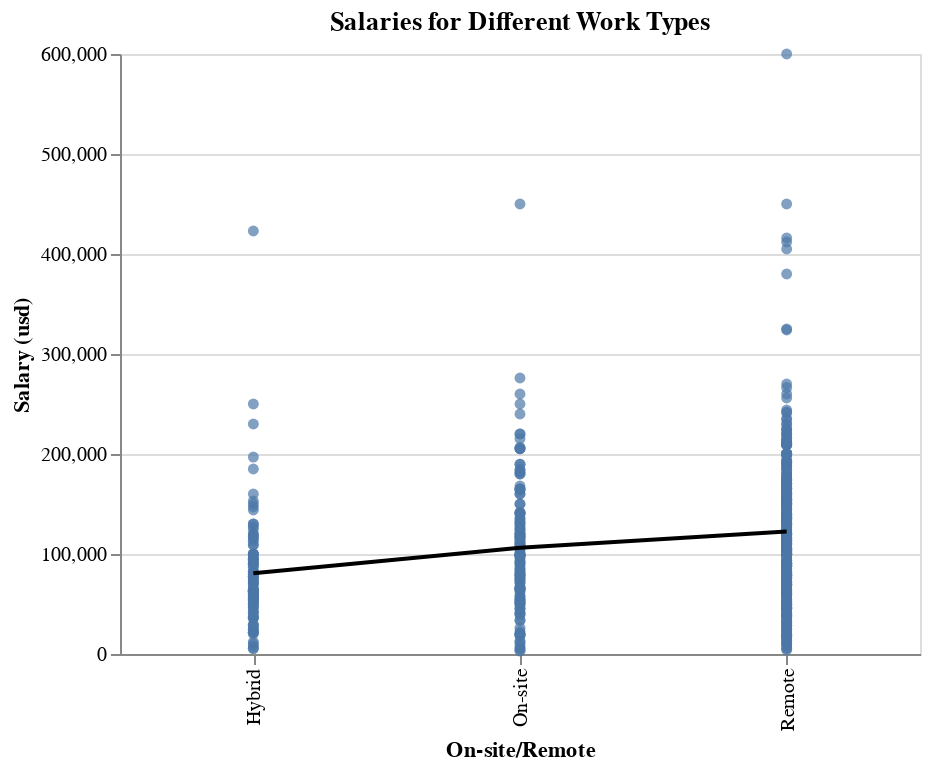

The notebook cell this image was saved under:
### Markdown cell above
### Remote Work

### Code cell
#| echo: false

salaries_chart = alt.Chart(data).mark_circle().encode(
    x=alt.X(field="On-site/Remote", type="nominal"),
    y="Salary (usd)",
    tooltip=["Salary (usd)", "Job Title", "Employee Residence", "Company Location"]
).properties(width=WIDTH, height=HEIGHT)

average_salaries_chart = alt.Chart(data).mark_line(color="black").encode(
    x=alt.X(field="On-site/Remote", type="nominal"),
    y=alt.Y("Salary (usd)", type="quantitative", aggregate="mean", axis=alt.Axis(title="Salary (usd)")),
).properties(width=WIDTH, height=HEIGHT, title="Salaries for Different Work Types")

salaries_chart + average_salaries_chart

### Figure 1 — Vega-Lite specification as saved in the notebook (floating-point values rounded to 4 significant figures; data arrays with more than 128 entries replaced by an {"elided": "..."} marker saying what was removed)
{"config": {"view": {"continuousWidth": 400, "continuousHeight": 300}}, "layer": [{"mark": "circle", "encoding": {"tooltip": [{"type": "quantitative", "field": "Salary (usd)"}, {"type": "nominal", "field": "Job Title"}, {"type": "nominal", "field": "Employee Residence"}, {"type": "nominal", "field": "Company Location"}], "x": {"type": "nominal", "field": "On-site/Remote"}, "y": {"type": "quantitative", "field": "Salary (usd)"}}, "height": 300, "width": 400}, {"mark": {"type": "line", "color": "black"}, "encoding": {"x": {"type": "nominal", "field": "On-site/Remote"}, "y": {"type": "quantitative", "aggregate": "mean", "axis": {"title": "Salary (usd)"}, "field": "Salary (usd)"}}, "height": 300, "title": "Salaries for Different Work Types", "width": 400}], "data": {"name": "data-dd6cf98015db17211f7550a598c2e4d4"}, "$schema": "https://vega.github.io/schema/vega-lite/v4.8.1.json", "datasets": {"data-dd6cf98015db17211f7550a598c2e4d4": {"elided": "607 records"}}}
